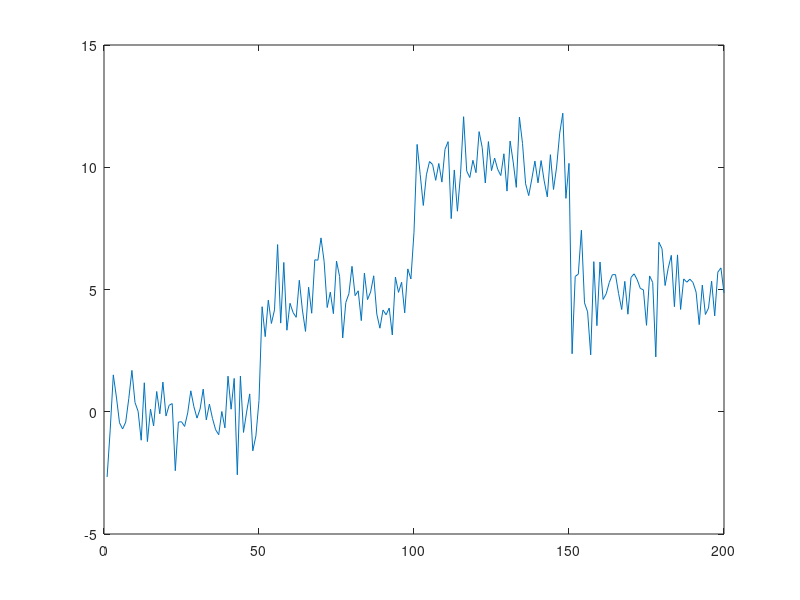

Write the MATLAB code that produced this figure. (Note: this script raises an error after producing the figure.)
%% test algorithm with simple changepoint problem - varying the means
% compare between Fearnhead and special case of particle filter
clear
rng(1)
addpath(genpath('smc_cp'));
addpath(genpath('fearnhead_cp'));
addpath(genpath('tests'));




T = 200;
taustar = [0,50,100,150];

s2 = 1;
means = [0,5,10,5];
obs_arr = zeros(1,T);
% generate data
for i = 1:T
    segment_current = sum(i>taustar);
    obs_arr(i) = randn(1)*sqrt(s2) + means(segment_current);
end

figure(1)
plot(obs_arr)

% set parameters
params.pGeo = 0.02;
params.Y = obs_arr;
params.sigma02 = 20;
params.sigma2 = s2;
[~,T] = size(params.Y);


%% compare SMC and Fearnhead with N<T
M = 1e4;
tau_collect = [];
pGeo_collect = zeros(1,M);
a_prior = 1;
b_prior = 1;
for m=1:M
    [SS_all_Fearnhead,log_W_all_Fearnhead,~] = forwardFilteringFearnhead(params,T);
    [ tau ] = bwdsSampling(params,SS_all_Fearnhead,log_W_all_Fearnhead);
    
    n_success = length(tau)-1;
    params.pGeo = betarnd(a_prior + n_success,b_prior + T - n_success);
    tau_collect = [tau_collect tau];
    pGeo_collect(m) = params.pGeo;
end

figure(2)
subplot(2,1,1)
histogram(tau_collect(tau_collect>0),0:T)
title('Posterior distribution of changepoints for Fearnhead')

subplot(2,1,2)
histogram(pGeo_collect)
title('Posterior distribution of p for Fearnhead')







